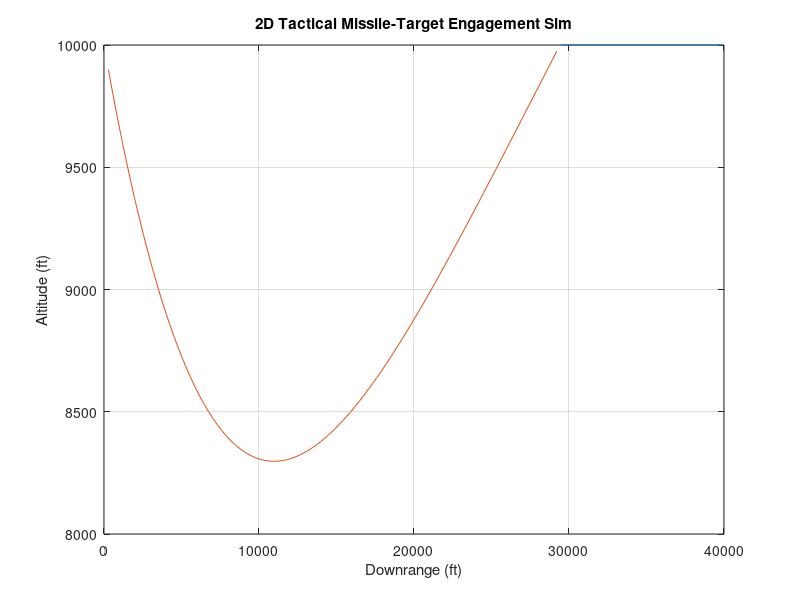

MATLAB code for this plot:
% XXXXXXXXXXXXXXXXXXXXXXXXXXXXXXXXXXXXXXXXXXXXXXXXXXXXXXXXXXX
% GNC Software Collection
% Author:   Steven Anderson
% Created:  JUL 2022
% Credit:   Tactical & Strategic Missile Guidance: An
%           Introduction, 7th Ed., Paul Zarchan
% Brief:    Listing 2.1
%           2D Proportional Navigation (missile-target)
% XXXXXXXXXXXXXXXXXXXXXXXXXXXXXXXXXXXXXXXXXXXXXXXXXXXXXXXXXXX

clear all; clc;

%% initialization
fprintf '...Initializing varibles'
n = 0;
Vm = 3000.;  % missile velocity
Vt = 1000.;  % target velocity
Xnt = 0.;
headEdeg = -20.; % heading error(deg)
Xnp = 4.;
Rm1 = 0.;       % missile pos 1
Rm2 = 10000.;   % missile pos 2
Rt1 = 40000.;   % target pos 1
Rt2 = 10000.;   % target pos 2
beta = 0.;      % target flight path angle

Vt1 = -Vt * cos(beta);
Vt2 = Vt * sin(beta);
headE = headEdeg/57.3;
t = 0.;
s = 0.;

Rtm1 = Rt1 - Rm1;
Rtm2 = Rt2 - Rm2;
Rtm = sqrt(Rtm1^2 + Rtm2^2);

Xlam = atan2(Rtm2,Rtm1);    % LOS angle
Xlead = asin(Vt * sin(beta + Xlam)/Vm);  % lead angle
%thet = Xlam + Xlead;

% initial missile velocity components
Vm1 = Vm * cos(Xlead + headE + Xlam);
Vm2 = Vm * sin(Xlead + headE + Xlam);
Vtm1 = Vt1 - Vm1;
Vtm2 = Vt2 - Vm2;

% closing velocity
Vc = -(Rtm1*Vtm1 + Rtm2*Vtm2)/Rtm;

%% Main loop
fprintf '...Starting main loop'
while Vc >= 0
  fprintf 'Vclosing = %d',Vc
  if Rtm > 1000
    h = 0.0002;
  else
    h = 0.01;
  endif

  betaOld = beta;
  Rt1Old = Rt1;
  Rt2Old = Rt2;
  Rm1Old = Rm1;
  Rm2Old = Rm2;
  Vm1Old = Vm1;
  Vm2Old = Vm2;

  step = 1;
  flag = 0;
  while step >= 1
    if flag == 1
      step = 2;
      beta = beta + h*betad; % check this
      Rt1 = Rt1 + h*Vt1;
      Rt2 = Rt2 + h*Vt2;
      Rm1 = Rm1 + h*Vm1;
      Rm2 = Rm2 + h*Vm2;
      Vm1 = Vm1 + h*Am1;
      Vm2 = Vm2 + h*Am2;
      t = t + h;
      step = 0;
    endif
    Rtm1 = Rt1 - Rm1;
    Rtm2 = Rt2 - Rm2;
    Rtm = sqrt(Rtm1^2 + Rtm2^2);
    Vtm1 = Vt1 - Vm1;
    Vtm2 = Vt2 - Vm2;
    Vc = -(Rtm1*Vtm1 + Rtm2*Vtm2)/Rtm;
    Xlam = atan2(Rtm2,Rtm1);
    Xlamd = (Rtm1*Vtm2 - Rtm2*Vtm1)/(Rtm^2);
    Xnc = Xnp*Vc*Xlamd;
    Am1 = -Xnc*sin(Xlam);
    Am2 = Xnc*cos(Xlam);;
    Vt1 = -Vt*cos(beta);
    Vt2 = Vt*sin(beta);
    betad = Xnt/Vt;
    flag = 1;
  endwhile

  flag = 0;
  beta = 0.5*(betaOld + beta + h*betad);
  Rt1 = 0.5*(Rt1Old + Rt1 + h*Vt1);
  Rt2 = 0.5*(Rt2Old + Rt2 + h*Vt2);
  Rm1 = 0.5*(Rm1Old + Rm1 + h*Vm1);
  Rm2 = 0.5*(Rm2Old + Rm2 + h*Vm2);
  Vm1 = 0.5*(Vm1Old + Vm1 + h*Am1);
  Vm2 = 0.5*(Vm2Old + Vm2 + h*Am2);
  s = s + h;
  if s >= 0.09999
    s = 0.;
    n = n + 1;
    arrayT(n) = t;
    arrayRt1(n) = Rt1;
    arrayRt2(n) = Rt2;
    arrayRm1(n) = Rm1;
    arrayRm2(n) = Rm2;
    arrayXncg(n) = Xnc/32.2;
    arrayRtm(n) = Rtm;
  endif
  step = 1;
endwhile
Rtm

%% Plotting
figure
plot(arrayRt1,arrayRt2,arrayRm1,arrayRm2)
grid on;
title '2D Tactical Missile-Target Engagement Sim'
xlabel 'Downrange (ft)'
ylabel 'Altitude (ft)'


